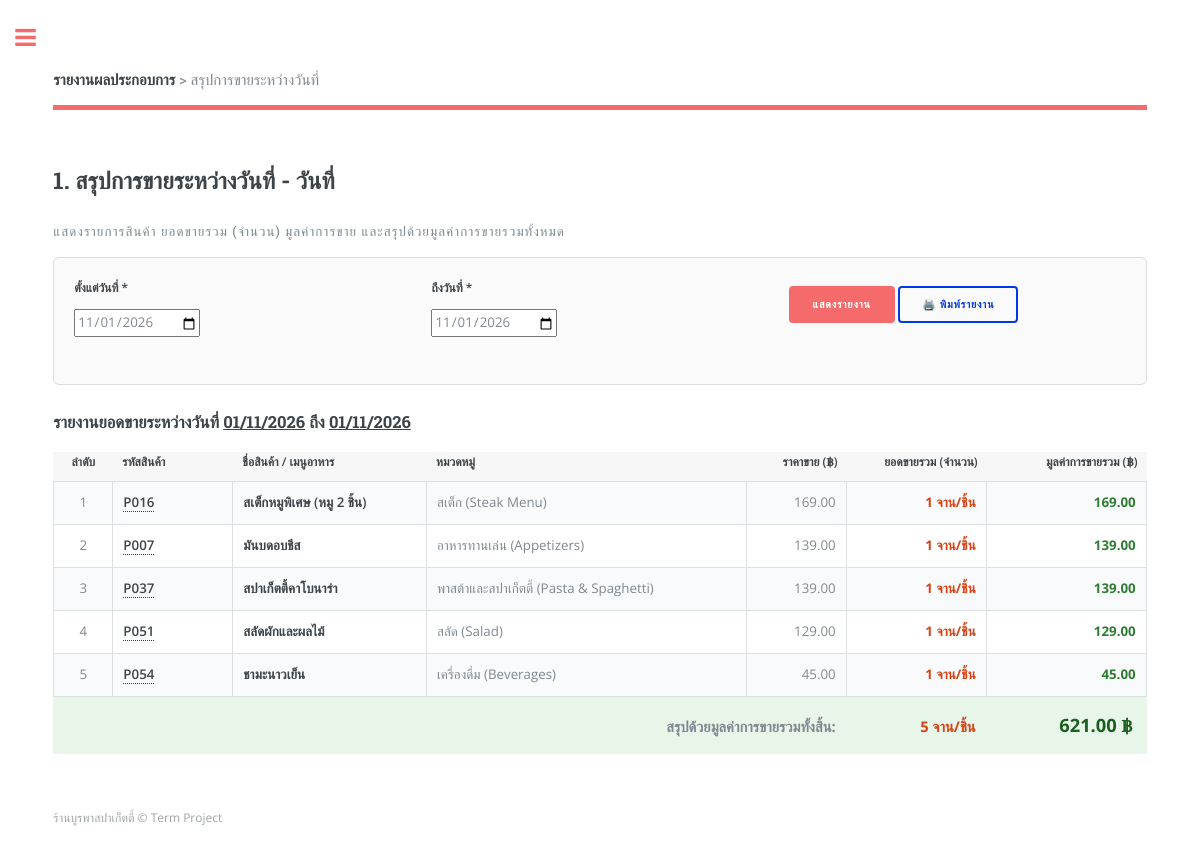
Screenshot of /report_sales.php with the database file from the repository.
### tables this page shows
CREATE TABLE `product` (
  `product_id` varchar(10) NOT NULL,
  `product_name` varchar(150) NOT NULL,
  `category_id` varchar(10) NOT NULL,
  `price` decimal(10,2) NOT NULL DEFAULT 0.00,
  `cost` decimal(10,2) NOT NULL DEFAULT 0.00,  
  `description` text DEFAULT NULL,
  `status` varchar(20) NOT NULL DEFAULT 'พร้อมขาย',
  PRIMARY KEY (`product_id`),
  KEY `fk_prod_cat` (`category_id`),
  CONSTRAINT `fk_prod_cat` FOREIGN KEY (`category_id`) REFERENCES `category` (`category_id`) ON UPDATE CASCADE
);

CREATE TABLE `category` (
  `category_id` varchar(10) NOT NULL,
  `category_name` varchar(100) NOT NULL,
  `description` varchar(255) DEFAULT NULL,
  PRIMARY KEY (`category_id`)
);

### report_sales.php (the view, shortened to what this page needs)
<?php
include('connect_db.php');
$date_start = isset($_GET['date_start']) ? $_GET['date_start'] : date('Y-m-01');
$date_end = isset($_GET['date_end']) ? $_GET['date_end'] : date('Y-m-d');
$sql = "SELECT p.product_id, p.product_name, c.category_name, p.price,
               SUM(d.quantity) AS total_qty_sold,
               SUM(d.subtotal) AS total_sales_value
        FROM sale_details d
        INNER JOIN sales s ON d.sale_id = s.sale_id
        INNER JOIN product p ON d.product_id = p.product_id
        LEFT JOIN category c ON p.category_id = c.category_id
        WHERE s.payment_status = 'paid'
          AND DATE(s.sale_date) BETWEEN '" . mysqli_real_escape_string($conn, $date_start) . "'
                                    AND '" . mysqli_real_escape_string($conn, $date_end) . "'
        GROUP BY p.product_id, p.product_name, c.category_name, p.price
        ORDER BY total_sales_value DESC, total_qty_sold DESC";
$record = mysqli_query($conn, $sql);
?>
<!DOCTYPE HTML>
<html lang="th">
<head>
	<link rel="stylesheet" href="assets/css/main.css" />
</head>
<body>
	<div id="wrapper">
		<div id="main">
			<div class="inner">
				<header id="header">
					<a href="index.php" class="logo"><strong>รายงานผลประกอบการ</strong> &gt; สรุปการขายระหว่างวันที่</a>
				</header>
				<section>
					<header class="main">
						<h2>1. สรุปการขายระหว่างวันที่ - วันที่</h2>
						<p>แสดงรายการสินค้า ยอดขายรวม (จำนวน) มูลค่าการขาย และสรุปด้วยมูลค่าการขายรวมทั้งหมด</p>
					</header>
					<div class="filter-box">
						<form method="get" action="report_sales.php">
							<div class="row uniform">
								<div class="4u 12u$(xsmall)">
									<label for="date_start">ตั้งแต่วันที่ *</label>
									<input type="date" name="date_start" id="date_start" value="<?php echo htmlspecialchars($date_start); ?>" required />
								</div>
								<div class="4u 12u$(xsmall)">
									<label for="date_end">ถึงวันที่ *</label>
									<input type="date" name="date_end" id="date_end" value="<?php echo htmlspecialchars($date_end); ?>" required />
								</div>
								<div class="4u$ 12u$(xsmall)" style="padding-top: 28px;">
									<input type="submit" value="แสดงรายงาน" class="special" />
									<button type="button" onclick="window.print()" class="button btn-print">🖨️ พิมพ์รายงาน</button>
								</div>
							</div>
						</form>
					</div>
					<div style="margin-bottom: 15px;">
						<h3>รายงานยอดขายระหว่างวันที่ <u><?php echo date('d/m/Y', strtotime($date_start)); ?></u> ถึง <u><?php echo date('d/m/Y', strtotime($date_end)); ?></u></h3>
					</div>
					<div class="table-wrapper">
						<table class="alt">
							<thead>
								<tr style="background-color: #f7f7f7;">
									<th style="width: 60px; text-align: center;">ลำดับ</th>
									<th style="width: 120px;">รหัสสินค้า</th>
									<th>ชื่อสินค้า / เมนูอาหาร</th>
									<th>หมวดหมู่</th>
									<th style="text-align: right; width: 100px;">ราคาขาย (฿)</th>
									<th style="text-align: right; width: 140px;">ยอดขายรวม (จำนวน)</th>
									<th style="text-align: right; width: 160px;">มูลค่าการขายรวม (฿)</th>
								</tr>
							</thead>
							<tbody>
								<?php
								$i = 1;
								$grand_total_qty = 0;
								$grand_total_sales = 0;
								if (mysqli_num_rows($record) > 0) {
									while ($row = mysqli_fetch_assoc($record)) {
										$grand_total_qty += $row['total_qty_sold'];
										$grand_total_sales += $row['total_sales_value'];
								?>
								<tr>
									<td style="text-align: center;"><?php echo $i++; ?></td>
									<td>
										<a href="zoom_product.php?product_id=<?php echo urlencode($row['product_id']); ?>" title="Zoom สินค้า">
											<strong><?php echo htmlspecialchars($row['product_id']); ?></strong>
										</a>
									</td>
									<td><strong><?php echo htmlspecialchars($row['product_name']); ?></strong></td>
									<td><?php echo htmlspecialchars($row['category_name']); ?></td>
									<td style="text-align: right;"><?php echo number_format($row['price'], 2); ?></td>
									<td style="text-align: right; font-weight: bold; color: #d84315;"><?php echo number_format($row['total_qty_sold']); ?> จาน/ชิ้น</td>
									<td style="text-align: right; font-weight: bold; color: #2e7d32;"><?php echo number_format($row['total_sales_value'], 2); ?></td>
								</tr>
								<?php
									}
								} else {
									echo "<tr><td colspan='7' style='text-align:center; padding: 25px;'>ไม่มีข้อมูลยอดขายในช่วงวันที่ระบุ</td></tr>";
								}
								?>
							</tbody>
							<tfoot>
								<tr style="background-color: #e8f5e9; font-weight: bold; font-size: 1.1em;">
									<td colspan="5" style="text-align: right;">สรุปด้วยมูลค่าการขายรวมทั้งสิ้น:</td>
									<td style="text-align: right; color: #d84315;"><?php echo number_format($grand_total_qty); ?> จาน/ชิ้น</td>
									<td style="text-align: right; color: #1b5e20; font-size: 1.25em;"><?php echo number_format($grand_total_sales, 2); ?> ฿</td>
								</tr>
							</tfoot>
						</table>
					</div>
				</section>
				<footer id="footer">
					<p class="copyright">ร้านบูรพาสปาเก็ตตี้ &copy; Term Project</p>
				</footer>
			</div>
		</div>
	</div>
</body>
</html>

### report_sales.php (style rules this page uses)
.filter-box { background: #fafafa; padding: 20px; border: 1px solid #ddd; border-radius: 6px; margin-bottom: 25px; }

### rows the page displays
product: product_id "P016", product_name "สเต็กหมูพิเศษ (หมู 2 ชิ้น)", category.category_name "สเต็ก (Steak Menu)", price "169.00", total_qty_sold "1", total_sales_value "169.00"
product: product_id "P007", product_name "มันบดอบชีส", category.category_name "อาหารทานเล่น (Appetizers)", price "139.00", total_qty_sold "1", total_sales_value "139.00"
product: product_id "P037", product_name "สปาเก็ตตี้คาโบนาร่า", category.category_name "พาสต้าและสปาเก็ตตี้ (Pasta & Spaghetti)", price "139.00", total_qty_sold "1", total_sales_value "139.00"
product: product_id "P051", product_name "สลัดผักและผลไม้", category.category_name "สลัด (Salad)", price "129.00", total_qty_sold "1", total_sales_value "129.00"
product: product_id "P054", product_name "ชามะนาวเย็น", category.category_name "เครื่องดื่ม (Beverages)", price "45.00", total_qty_sold "1", total_sales_value "45.00"

### other values shown
date('d/m/Y', strtotime($date_start)) "01/11/2026"
date('d/m/Y', strtotime($date_end)) "01/11/2026"
$grand_total_qty "5"
$grand_total_sales "621.00"
